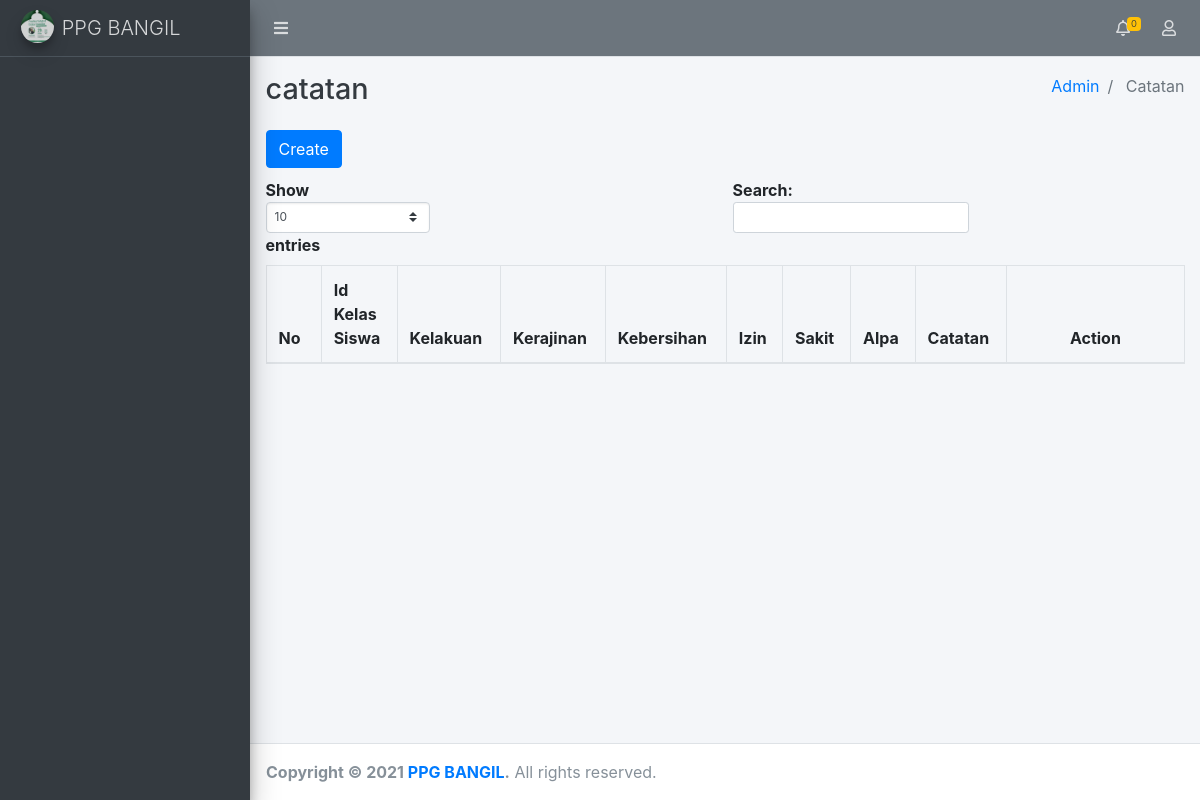
The app's page /index.php/admin/catatan with its own data.
### tables this page shows
CREATE TABLE `info` (
  `id_info` int(11) NOT NULL,
  `nama_web` varchar(100) NOT NULL,
  `tentang` text NOT NULL,
  `slogan` varchar(100) NOT NULL,
  `alamat` text NOT NULL,
  `email` varchar(100) NOT NULL,
  `wa` varchar(18) NOT NULL,
  `logo_web` text NOT NULL,
  `format_nis` varchar(100) NOT NULL
);

### application/libraries/Template.php (called while the page is built, shortened)
<?php if ( ! defined('BASEPATH')) exit('No direct script access allowed');
class Template {
		var $template_data = array();
		function set($name, $value)
		{
			$this->template_data[$name] = $value;
		}
		function load($template = '', $view = '' , $view_data = array(), $return = FALSE)
		{
			$this->CI =& get_instance();
			return $this->CI->load->view($template, $this->template_data, $return);
		}
}

### application/controllers/admin/Catatan.php (called while the page is built, shortened)
<?php
class Catatan extends CI_Controller
{
    public function index()
    {
        $data = array('title' => 'catatan');
        $this->template->load('template','admin/catatan/catatan_list', $data);
    }
}

### index.php (called while the page is built, shortened)
<?php
require_once BASEPATH.'core/CodeIgniter.php';

### application/views/template.php (the view, shortened to what this page needs)
<!DOCTYPE html>
<?php
  $infoweb=$this->db->get_where('info', array('id_info' => '1'))->row();
  $tema=$this->db->get_where('tema', array('id_tema' => '1'))->row();
  $rs=$this->db->get_where('view_saran', array('status' => 'new'))->result();
?>
<html lang="en">
<head>
  <link rel="stylesheet" href="<?php  echo (base_url());?>assets/backend/plugins/fontawesome-free/css/all.min.css">
  <link rel="stylesheet" href="<?php  echo (base_url());?>assets/backend/dist/css/adminlte.min.css">
  <link href="http://maxcdn.bootstrapcdn.com/font-awesome/4.1.0/css/font-awesome.min.css" rel="stylesheet">
  <link rel="stylesheet" href="<?php echo base_url() ?>assets/backend/plugins/select2/css/select2.min.css">
  <link rel="stylesheet" href="<?php echo base_url() ?>assets/backend/plugins/select2-bootstrap4-theme/select2-bootstrap4.min.css">
</head>
<body class="hold-transition sidebar-mini">
<div class="wrapper">
  <nav class="main-header navbar navbar-expand navbar-<?= $tema->navbar_bg_color?> navbar-<?= $tema->navbar_font_color?>">
    <ul class="navbar-nav">
      <li class="nav-item">
        <a class="nav-link" data-widget="pushmenu" href="#"><i class="fas fa-bars"></i></a>
      </li>
    </ul>
    <ul class="navbar-nav ml-auto">
      <li class="nav-item dropdown">
        <a class="nav-link" data-toggle="dropdown" href="#">
          <i class="far fa-bell"></i>
          <span class="badge badge-warning navbar-badge"><?= count($rs)?></span>
        </a>
      </li>
      <li class="nav-item dropdown">
        <a class="nav-link" data-toggle="dropdown" href="#">
          <i class="far fa-user"></i>
        </a>
      </li>
    </ul>
  </nav>
  <aside class="main-sidebar sidebar-<?= $tema->sidebar_bg_color?>-<?= $tema->sidebar_font_color?> elevation-4">
    <a href="<?php echo site_url('dashboard') ?>" class="brand-link">
      <img src="<?php echo base_url(); ?>assets/img/<?= $infoweb->logo_web?>" alt="AdminLTE Logo" class="brand-image img-circle elevation-3"
           style="opacity: .8;width: 33px;height: 33px;">
      <span class="brand-text font-weight-light"><?= $infoweb->nama_web?></span>
    </a>
    <div class="sidebar">
    </div>
  </aside>
  <div class="content-wrapper">
    <div class="content-header">
      <div class="container-fluid">
        <div class="row mb-2">
          <div class="col-sm-6">
            <h1 class="m-0 text-dark"><?= @$title?></h1>
          </div>
          <div class="col-sm-6">
            <ol class="breadcrumb float-sm-right">
              <?php foreach ($this->uri->segments as $segment): ?>
                  <?php
                      $url = substr($this->uri->uri_string, 0, strpos($this->uri->uri_string, $segment)) . $segment;
                      $is_active =  $url == $this->uri->uri_string;
                  ?>
                  <li class="breadcrumb-item <?php echo $is_active ? 'active': '' ?>">
                      <?php if($is_active): ?>
                          <?php echo ucfirst($segment) ?>
                      <?php else: ?>
                          <a href="<?php echo site_url($url) ?>"><?php echo ucfirst($segment) ?></a>
                      <?php endif; ?>
                  </li>
              <?php endforeach; ?>
            </ol>
          </div>
        </div>
      </div>
    </div>
    <div class="content">
      <div class="container-fluid">
          <?php
            echo $contents;
          ?>
      </div>
    </div>
  </div>
  <footer class="main-footer">
    <strong>Copyright &copy; <?= date("Y")?> <a href="<?php echo site_url('dashboard') ?>"><?= $infoweb->nama_web?></a>.</strong> All rights reserved.
  </footer>
</div>
</body>
</html>

### records on screen
info: logo_web (picture), nama_web "PPG BANGIL"

### other values on screen
count($rs) "0"
$segment "Admin"
$segment "Catatan"
